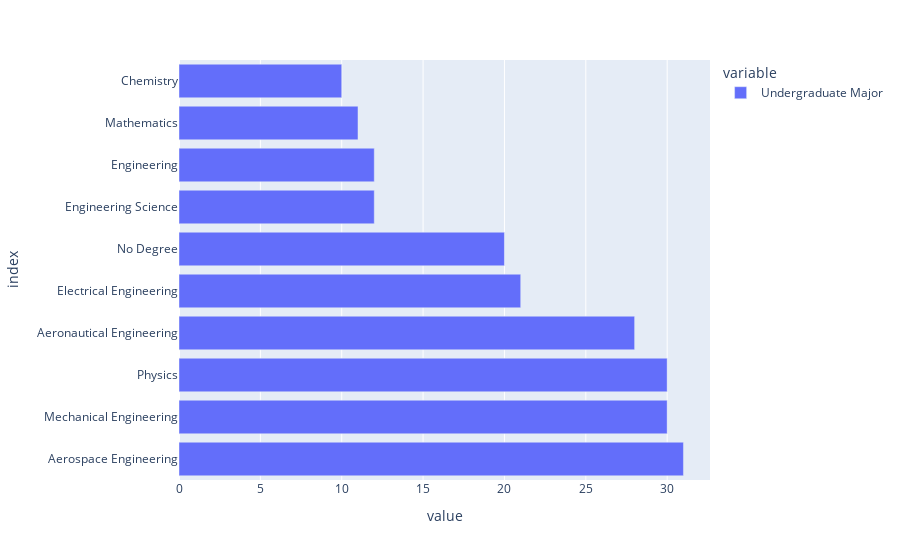

The notebook cell saved with this chart:
### Markdown cell above
### **Most common undergraduate/graduate degree?**

Let's look at the degrees that these astronauts got! Bar charts are good here (you may need two charts, one for undergrad, one for grad). Try to sort the values so the most common is on one side of the chart(s)
- Useful tip: use the `orientation` parameter in `px.bar` to make the bar chart horizontal
    - If you're unsure what this means, try Googling it!

### Code cell
# Visualizing the most common undergraduate degrees
top10_udeg = astro['Undergraduate Major'].value_counts().head(10) #This sorts and takes the top 10 majors
px.bar(top10_udeg, orientation='h')

### Figure 1 — Plotly figure (JSON) as saved in the notebook; plotly's stock layout.template omitted (floating-point values rounded to 4 significant figures)
{"data": [{"alignmentgroup": "True", "hovertemplate": "variable=Undergraduate Major<br>value=%{x}<br>index=%{y}<extra></extra>", "legendgroup": "Undergraduate Major", "marker": {"color": "#636efa"}, "name": "Undergraduate Major", "offsetgroup": "Undergraduate Major", "orientation": "h", "showlegend": true, "textposition": "auto", "type": "bar", "x": [31, 30, 30, 28, 21, 20, 12, 12, 11, 10], "xaxis": "x", "y": ["Aerospace Engineering", "Mechanical Engineering", "Physics", "Aeronautical Engineering", "Electrical Engineering", "No Degree", "Engineering Science", "Engineering", "Mathematics", "Chemistry"], "yaxis": "y"}], "layout": {"barmode": "relative", "legend": {"title": {"text": "variable"}, "tracegroupgap": 0}, "margin": {"t": 60}, "xaxis": {"anchor": "y", "domain": [0, 1], "title": {"text": "value"}}, "yaxis": {"anchor": "x", "domain": [0, 1], "title": {"text": "index"}}}}
